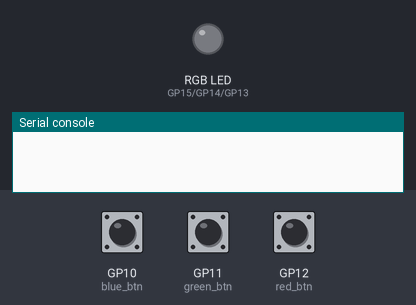
The program below on a simulated Raspberry Pi Pico running MicroPython. On the bench: an RGB LED mixed from three pins (HIGH = lit), the last lines printed to the serial console. The test bench sets the inputs (shaded band); at power-on: GP10 (blue_btn) LOW, GP11 (green_btn) LOW, GP12 (red_btn) LOW. Dim RGB values are drawn brighter than linear; random numbers come from a fixed seed.

Above: at 1.2 s.
1.3 s: GP10 (blue_btn) pulled HIGH for 1 s
At 3.2 s:
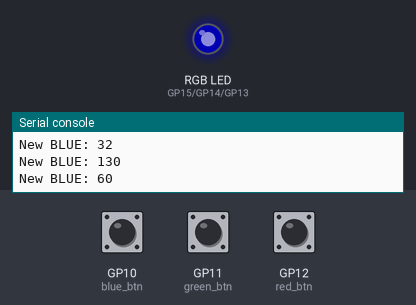
3.8 s: GP11 (green_btn) pulled HIGH for 3.2 s
At 3.95 s:
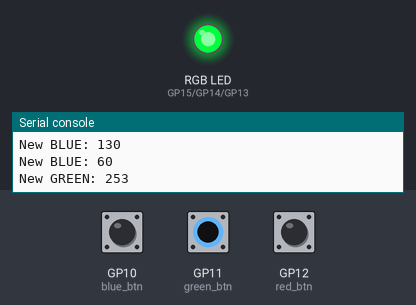
8.5 s: GP12 (red_btn) pulled HIGH for 0.15 s
At 9.1 s:
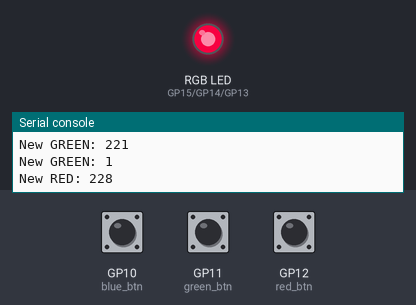
10.1 s: GP10 (blue_btn) pulled HIGH for 0.15 s
At 10.5 s:
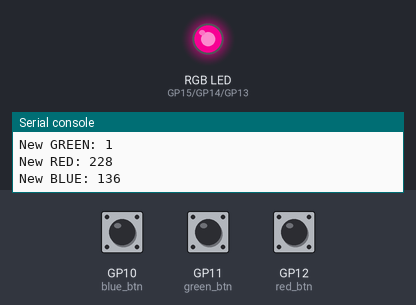
11.7 s: GP11 (green_btn) pulled HIGH for 0.15 s
At 12.7 s:
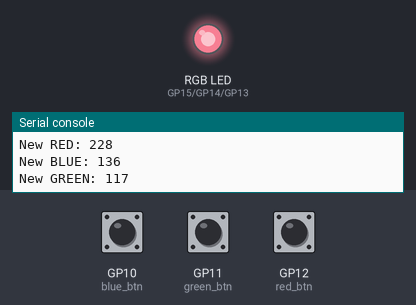
13.3 s: GP12 (red_btn) pulled HIGH for 1 s
At 14.8 s:
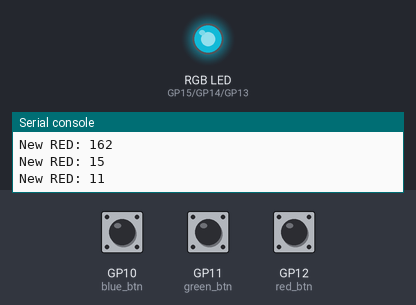
Timing chart, 0 to 16.3 s (numbered marks = the images above; inputs shaded):
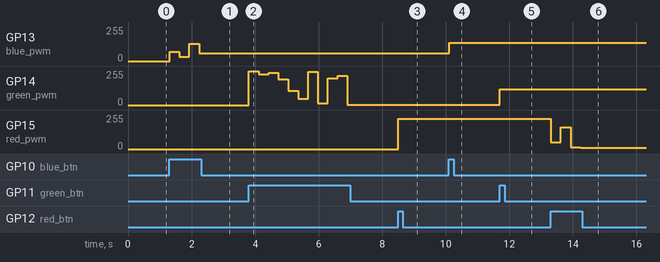

Measured:
- after the input at 1.3 s, GP13 (blue_pwm): 0/255 → 68/255 at once, → 32/255 0.31 s later, → 130/255 0.31 s later, → 60/255 0.31 s later
- after the input at 8.5 s, GP15 (red_pwm): 0/255 → 228/255 at once
- after the input at 10.1 s, GP13 (blue_pwm): 60/255 → 136/255 at once
- after the input at 11.7 s, GP14 (green_pwm): 1/255 → 117/255 at once
- after the input at 13.3 s, GP15 (red_pwm): 228/255 → 52/255 at once, → 162/255 0.31 s later, → 15/255 0.31 s later, → 11/255 0.31 s later

The program:

rgb_3btn.py
```python
from machine import Pin, PWM
import random
import time

# Define PWM output pins for RGB channels
RED_PIN = 15
GREEN_PIN = 14
BLUE_PIN = 13

# Define button input pins
RED_BTN = 12
GREEN_BTN = 11
BLUE_BTN = 10

# Setup PWM objects
red_pwm = PWM(Pin(RED_PIN))
green_pwm = PWM(Pin(GREEN_PIN))
blue_pwm = PWM(Pin(BLUE_PIN))

# Set PWM frequency
for pwm in (red_pwm, green_pwm, blue_pwm):
    pwm.freq(1000)

# Setup buttons with pull-down resistors
red_btn = Pin(RED_BTN, Pin.IN, Pin.PULL_DOWN)
green_btn = Pin(GREEN_BTN, Pin.IN, Pin.PULL_DOWN)
blue_btn = Pin(BLUE_BTN, Pin.IN, Pin.PULL_DOWN)

# Convert 0-255 value to 16-bit PWM value
def to_pwm(val):
    return int((val / 255) * 65535)

# Current RGB values
r = 0
g = 0
b = 0

# Update the LED color
def update_led():
    red_pwm.duty_u16(to_pwm(r))
    green_pwm.duty_u16(to_pwm(g))
    blue_pwm.duty_u16(to_pwm(b))

# Main loop
while True:
    if red_btn.value():
        r = random.randint(0, 255)
        print("New RED:", r)
        update_led()
        time.sleep(0.3)  # Debounce

    if green_btn.value():
        g = random.randint(0, 255)
        print("New GREEN:", g)
        update_led()
        time.sleep(0.3)

    if blue_btn.value():
        b = random.randint(0, 255)
        print("New BLUE:", b)
        update_led()
        time.sleep(0.3)

    time.sleep(0.01)
```
